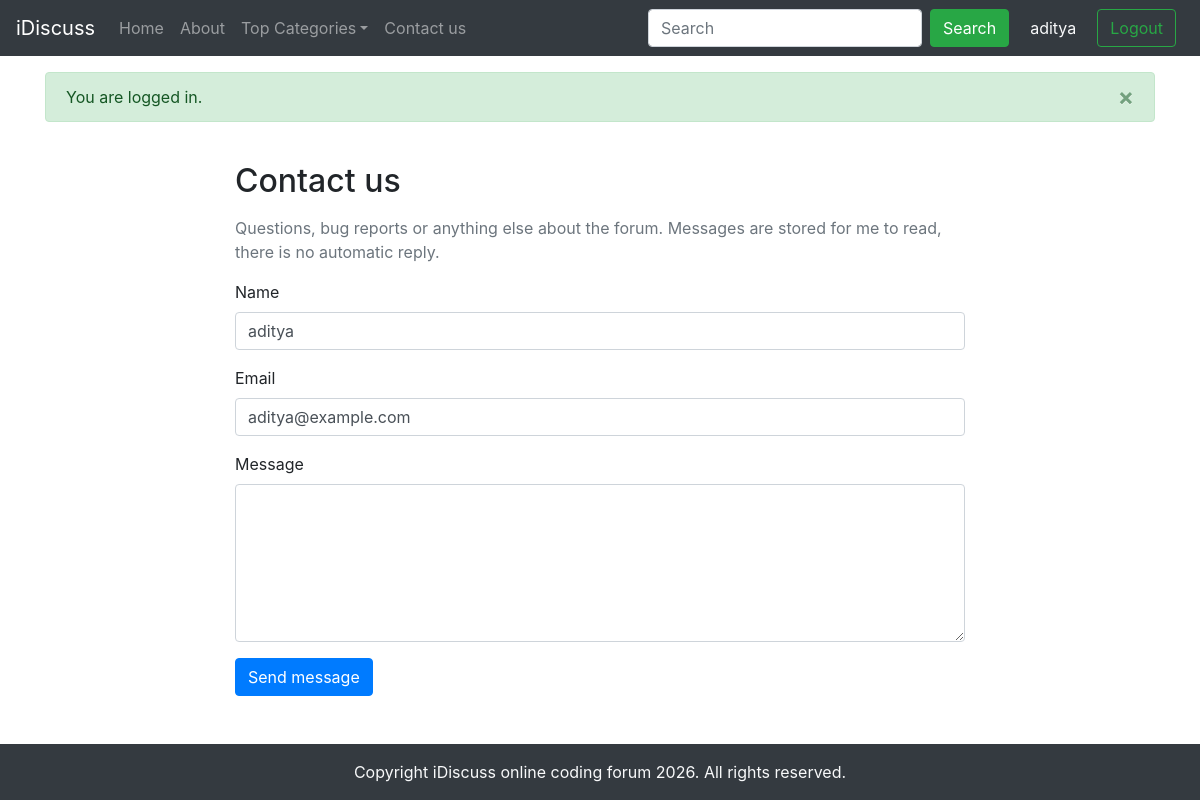
The app's page /contact.php (signed in) with its own data.
### tables this page shows
CREATE TABLE IF NOT EXISTS users (
    id            INT UNSIGNED NOT NULL AUTO_INCREMENT,
    username      VARCHAR(30)  NOT NULL,
    email         VARCHAR(190) NOT NULL,
    password_hash VARCHAR(255) NOT NULL,
    created_at    DATETIME     NOT NULL DEFAULT CURRENT_TIMESTAMP,
    PRIMARY KEY (id),
    UNIQUE KEY uq_users_username (username),
    UNIQUE KEY uq_users_email (email)
);

### config/bootstrap.php (called while the page is built, shortened)
<?php
$root = dirname(__DIR__);
require $root . '/src/autoload.php';
require $root . '/src/helpers.php';
$config = require __DIR__ . '/config.php';
$db = new Database($config['db']);
$users = new UserRepository($db);
return [
    'config' => $config,
    'db' => $db,
    'users' => $users,
    'auth' => new Auth($users),
    'categories' => new CategoryRepository($db),
    'threads' => new ThreadRepository($db),
    'comments' => new CommentRepository($db),
    'messages' => new MessageRepository($db),
    'throttle' => new LoginThrottle($db),
];

### config/config.php (called while the page is built, shortened)
<?php
$env = [];
$envFile = dirname(__DIR__) . '/.env';
$read = static fn (string $key, string $default = ''): string => $env[$key] ?? $default;
return [
    'app' => [
        'name' => $read('APP_NAME', 'iDiscuss'),
        'debug' => $read('APP_DEBUG', 'false') === 'true',
        'per_page' => max(1, (int) $read('APP_PER_PAGE', '10')),
    ],
    'db' => [
        'host' => $read('DB_HOST', '127.0.0.1'),
        'port' => (int) $read('DB_PORT', '3306'),
        'name' => $read('DB_NAME', 'forum_website'),
        'user' => $read('DB_USER', 'root'),
        'pass' => $read('DB_PASS', ''),
    ],
];

### src/autoload.php (called while the page is built, shortened)
<?php
spl_autoload_register(static function (string $class): void {
    $prefix = 'Forum\\';
    $relative = substr($class, strlen($prefix));
    $file = __DIR__ . '/' . str_replace('\\', '/', $relative) . '.php';
});

### src/helpers.php (called while the page is built, shortened)
<?php
function e(string|int|float|null $value): string
{
    return htmlspecialchars((string) $value, ENT_QUOTES | ENT_SUBSTITUTE, 'UTF-8');
}

### src/Auth.php (called while the page is built, shortened)
<?php
class Auth
{
    private ?array $cached = null;
    public function id(): ?int
    {
        $id = $_SESSION['user_id'] ?? null;
        return is_int($id) && $id > 0 ? $id : null;
    }
    public function user(): ?array
    {
        if ($this->cached !== null) {
            return $this->cached;
        }
        $id = $this->id();
        $user = $this->users->find($id);
        return $this->cached = $user;
    }
}

### src/Database.php (called while the page is built, shortened)
<?php
class Database
{
    private ?PDO $connection = null;
    public function pdo(): PDO
    {
        if ($this->connection instanceof PDO) {
            return $this->connection;
        }
        $dsn = sprintf(
            'mysql:host=%s;port=%d;dbname=%s;charset=utf8mb4',
            $this->settings['host'],
            $this->settings['port'],
            $this->settings['name']
        );
        try {
            $this->connection = new PDO($dsn, $this->settings['user'], $this->settings['pass'], [
                PDO::ATTR_ERRMODE => PDO::ERRMODE_EXCEPTION,
                PDO::ATTR_DEFAULT_FETCH_MODE => PDO::FETCH_ASSOC,
                PDO::ATTR_EMULATE_PREPARES => false,
            ]);
        } catch (PDOException $e) {
            throw new RuntimeException('Database connection failed.', 0, $e);
        }
        return $this->connection;
    }
    public function run(string $sql, array $params = []): PDOStatement
    {
        $statement = $this->pdo()->prepare($sql);
        $statement->execute($params);
        return $statement;
    }
    public function one(string $sql, array $params = []): ?array
    {
        $row = $this->run($sql, $params)->fetch();
        return $row === false ? null : $row;
    }
}

### src/UserRepository.php (called while the page is built, shortened)
<?php
class UserRepository
{
    public function find(int $id): ?array
    {
        return $this->db->one(
            'SELECT id, username, email, created_at FROM users WHERE id = ?',
            [$id]
        );
    }
}

### public/contact.php (the view, shortened to what this page needs)
<?php
$app = require __DIR__ . '/../config/bootstrap.php';
$errors = [];
$old = ['name' => '', 'email' => '', 'message' => ''];
$currentUser = $app['auth']->user();
if ($currentUser !== null) {
    $old['name'] = (string) $currentUser['username'];
    $old['email'] = (string) $currentUser['email'];
}
require __DIR__ . '/../templates/layout/header.php';
?>
<div class="container my-4">
    <div class="row justify-content-center">
        <div class="col-md-8">
            <h2 class="mb-3">Contact us</h2>
            <p class="text-muted">
                Questions, bug reports or anything else about the forum. Messages are stored for me to read,
                there is no automatic reply.
            </p>
            <form action="contact.php" method="post" novalidate>
                <div class="form-group">
                    <label for="name">Name</label>
                    <input type="text" class="form-control<?= isset($errors['name']) ? ' is-invalid' : '' ?>"
                        id="name" name="name" value="<?= e($old['name']) ?>" required>
                </div>
                <div class="form-group">
                    <label for="email">Email</label>
                    <input type="email" class="form-control<?= isset($errors['email']) ? ' is-invalid' : '' ?>"
                        id="email" name="email" value="<?= e($old['email']) ?>" required>
                </div>
                <div class="form-group">
                    <label for="message">Message</label>
                    <textarea class="form-control<?= isset($errors['message']) ? ' is-invalid' : '' ?>"
                        id="message" name="message" rows="6" required><?= e($old['message']) ?></textarea>
                </div>
                <button type="submit" class="btn btn-primary">Send message</button>
            </form>
        </div>
    </div>
</div>
<?php require __DIR__ . '/../templates/layout/footer.php'; ?>

### templates/layout/header.php (shortened to what this page needs)
<?php
require __DIR__ . '/head.php';
$auth = $app['auth'];
$currentUser = $auth->user();
$searchTerm = isset($_GET['search']) && is_string($_GET['search']) ? $_GET['search'] : '';
?>
<nav class="navbar navbar-expand-lg navbar-dark bg-dark">
    <a class="navbar-brand" href="index.php"><?= e($appName) ?></a>
    <div class="collapse navbar-collapse" id="mainNav">
        <ul class="navbar-nav mr-auto">
            <li class="nav-item">
                <a class="nav-link" href="index.php">Home</a>
            </li>
            <li class="nav-item">
                <a class="nav-link" href="about.php">About</a>
            </li>
            <li class="nav-item dropdown">
                <a class="nav-link dropdown-toggle" href="#" role="button" data-toggle="dropdown"
                    aria-expanded="false">Top Categories</a>
            </li>
            <li class="nav-item">
                <a class="nav-link" href="contact.php">Contact us</a>
            </li>
        </ul>
        <form class="form-inline my-2 my-lg-0" action="search.php" method="get" role="search">
            <input class="form-control mr-sm-2" id="navbar-search" name="search" type="search"
                value="<?= e($searchTerm) ?>" placeholder="Search">
            <button class="btn btn-success my-2 my-sm-0" type="submit">Search</button>
        </form>
        <?php if ($currentUser !== null) : ?>
            <a href="profile.php" class="btn btn-link text-light ml-2">
                <?= e($currentUser['username']) ?>
            </a>
            <form action="logout.php" method="post" class="form-inline">
                <button type="submit" class="btn btn-outline-success mx-2">Logout</button>
            </form>
        <?php else : ?>
            <a href="login.php" class="btn btn-outline-success ml-2">Log in</a>
            <a href="signup.php" class="btn btn-outline-success mx-2">Sign up</a>
        <?php endif; ?>
    </div>
</nav>
<?php require __DIR__ . '/../partials/flash.php'; ?>
<main class="flex-fill">

### records on screen
users: username "aditya", name "aditya", email "aditya@example.com"

### other values on screen
$appName "iDiscuss"
$message['message'] "You are logged in."
$app['config']['app']['name'] "iDiscuss"
